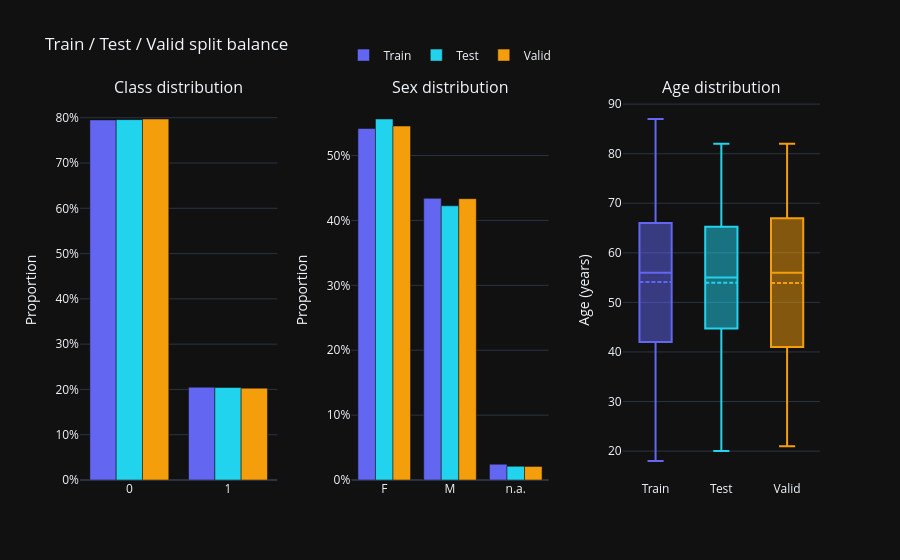

The code cell stored with this chart in its notebook:
### Markdown cell above
### 3.1. Split balance overview

Class counts, proportions, and demographic distributions across train/test/validation splits.

### Code cell
split_summary = pd.DataFrame({
    'Train': y_train.value_counts().sort_index(),
    'Validation': y_valid.value_counts().sort_index(),
    'Test': y_test.value_counts().sort_index(),
})
split_summary.index = [le.inverse_transform([i])[0] for i in split_summary.index]
split_summary.loc['Total'] = split_summary.sum()
display(split_summary)

# Class proportions per split
split_pct = pd.DataFrame({
    'Train (%)': y_train.value_counts(normalize=True).sort_index() * 100,
    'Validation (%)': y_valid.value_counts(normalize=True).sort_index() * 100,
    'Test (%)': y_test.value_counts(normalize=True).sort_index() * 100,
})
split_pct.index = [le.inverse_transform([i])[0] for i in split_pct.index]
display(split_pct.round(1))

from utilz.helpers import plot_split_balance

plot_split_balance({
    'Train': (y_train, ds.sex.loc[X_train.index], ds.age.loc[X_train.index]),
    'Test':  (y_test,  ds.sex.loc[X_test.index],  ds.age.loc[X_test.index]),
    'Valid': (y_valid, ds.sex.loc[X_valid.index], ds.age.loc[X_valid.index]),
})

### Figure 1 — Plotly figure (JSON) as saved in the notebook; plotly's stock layout.template omitted (floating-point values rounded to 4 significant figures; data arrays with more than 128 entries replaced by an {"elided": "..."} marker saying what was removed)
{"data": [{"marker": {"color": "#6366f1"}, "name": "Train", "showlegend": true, "x": [0, 1], "y": [0.7951, 0.2049], "type": "bar", "xaxis": "x", "yaxis": "y"}, {"marker": {"color": "#6366f1"}, "name": "Train", "showlegend": false, "x": ["F", "M", "n.a."], "y": [0.5417, 0.434, 0.02431], "type": "bar", "xaxis": "x2", "yaxis": "y2"}, {"boxmean": true, "marker": {"color": "#6366f1"}, "name": "Train", "showlegend": false, "y": {"elided": "288 float values"}, "type": "box", "xaxis": "x3", "yaxis": "y3"}, {"marker": {"color": "#22d3ee"}, "name": "Test", "showlegend": true, "x": [0, 1], "y": [0.7958, 0.2042], "type": "bar", "xaxis": "x", "yaxis": "y"}, {"marker": {"color": "#22d3ee"}, "name": "Test", "showlegend": false, "x": ["F", "M", "n.a."], "y": [0.5563, 0.4225, 0.02113], "type": "bar", "xaxis": "x2", "yaxis": "y2"}, {"boxmean": true, "marker": {"color": "#22d3ee"}, "name": "Test", "showlegend": false, "y": {"elided": "142 float values"}, "type": "box", "xaxis": "x3", "yaxis": "y3"}, {"marker": {"color": "#f59e0b"}, "name": "Valid", "showlegend": true, "x": [0, 1], "y": [0.7972, 0.2028], "type": "bar", "xaxis": "x", "yaxis": "y"}, {"marker": {"color": "#f59e0b"}, "name": "Valid", "showlegend": false, "x": ["F", "M", "n.a."], "y": [0.5455, 0.4336, 0.02098], "type": "bar", "xaxis": "x2", "yaxis": "y2"}, {"boxmean": true, "marker": {"color": "#f59e0b"}, "name": "Valid", "showlegend": false, "y": {"elided": "143 float values"}, "type": "box", "xaxis": "x3", "yaxis": "y3"}], "layout": {"xaxis": {"anchor": "y", "domain": [0.0, 0.2667]}, "yaxis": {"anchor": "x", "domain": [0.0, 1.0], "title": {"text": "Proportion"}, "tickformat": ".0%"}, "xaxis2": {"anchor": "y2", "domain": [0.3667, 0.6333]}, "yaxis2": {"anchor": "x2", "domain": [0.0, 1.0], "title": {"text": "Proportion"}, "tickformat": ".0%"}, "xaxis3": {"anchor": "y3", "domain": [0.7333, 1.0]}, "yaxis3": {"anchor": "x3", "domain": [0.0, 1.0], "title": {"text": "Age (years)"}}, "annotations": [{"font": {"size": 16}, "showarrow": false, "text": "Class distribution", "x": 0.1333, "xanchor": "center", "xref": "paper", "y": 1.0, "yanchor": "bottom", "yref": "paper"}, {"font": {"size": 16}, "showarrow": false, "text": "Sex distribution", "x": 0.5, "xanchor": "center", "xref": "paper", "y": 1.0, "yanchor": "bottom", "yref": "paper"}, {"font": {"size": 16}, "showarrow": false, "text": "Age distribution", "x": 0.8667, "xanchor": "center", "xref": "paper", "y": 1.0, "yanchor": "bottom", "yref": "paper"}], "title": {"text": "Train / Test / Valid split balance"}, "legend": {"orientation": "h", "yanchor": "bottom", "y": 1.08, "xanchor": "center", "x": 0.5}, "barmode": "group"}}
